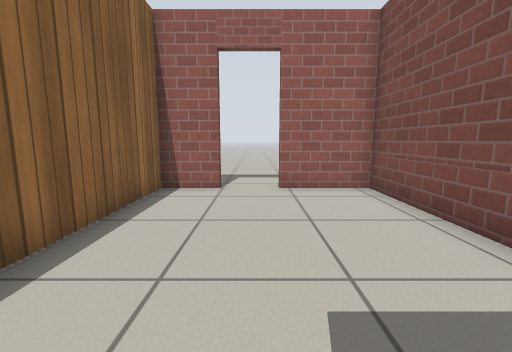
view 1 (above)

23 first-person views from a walk through a world built for the Gazebo simulator. The camera is 0.72 m above the floor, tilts 8° down and sees 90° across. The floor is counted in squares, 0.5 m on a side. Each view is taken from the middle of a square. On the plan, view 1 faces up. The plan holds only what a view shows up to about 13 squares ahead; the rest is blank. Simple patterns stand in for the simulator's built-in surfaces. Simple shapes stand in for some stock models.

view 2
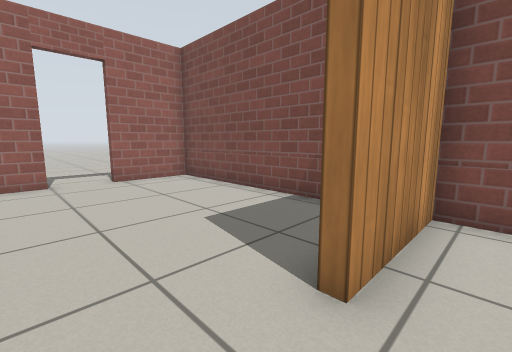

view 3
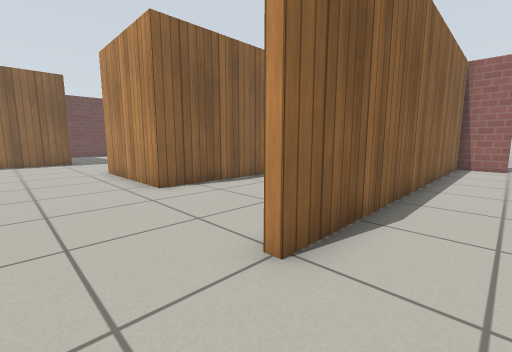

view 4
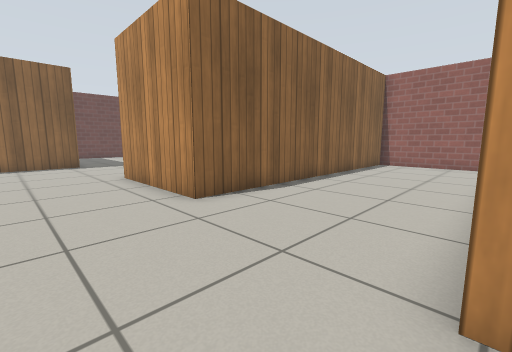

view 5
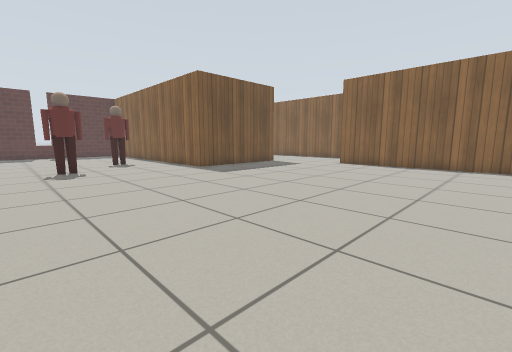

view 6
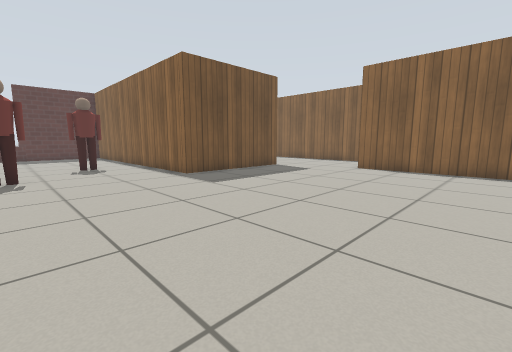

view 7
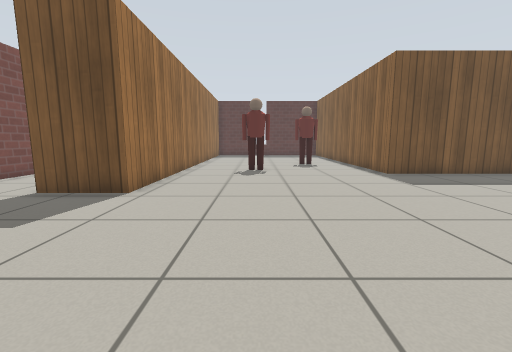

view 8
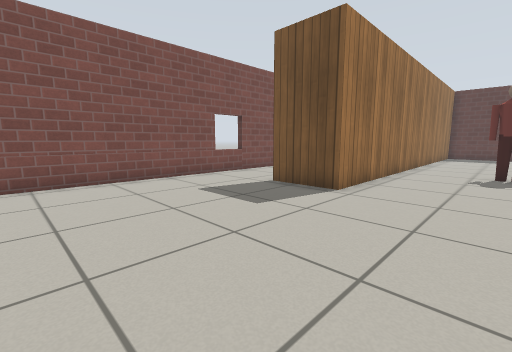

view 9
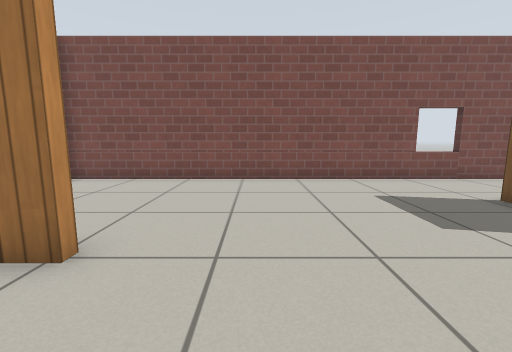

view 10
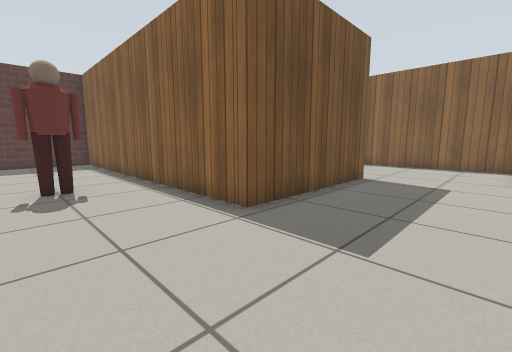

view 11
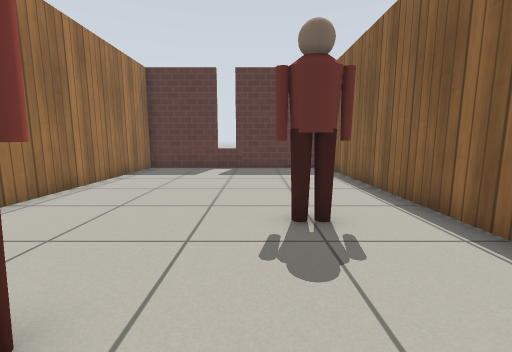

view 12
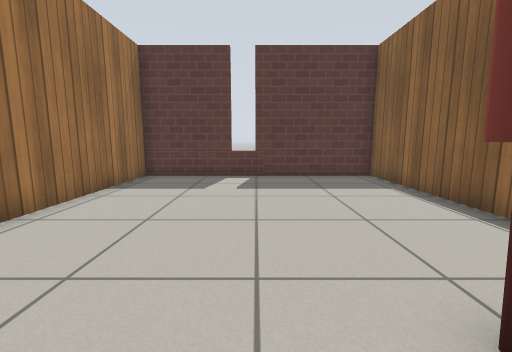

view 13
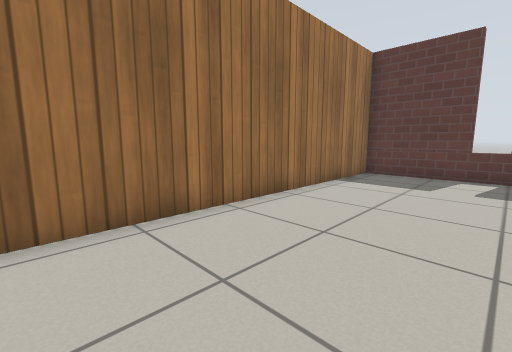

view 14
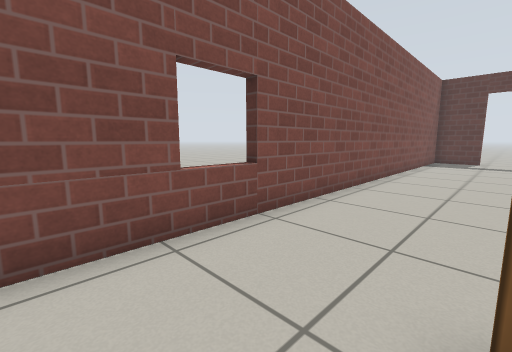

view 15
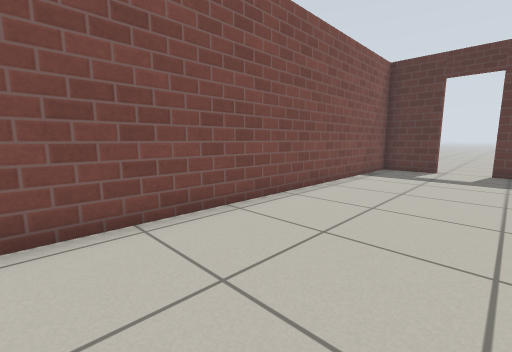

view 16
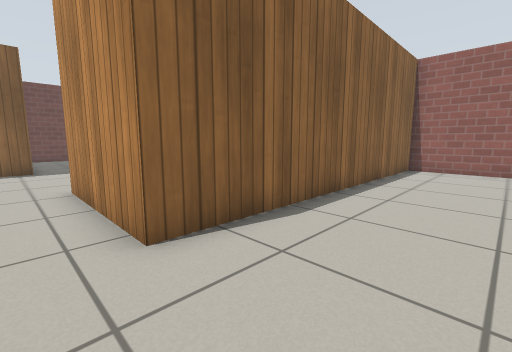

view 17
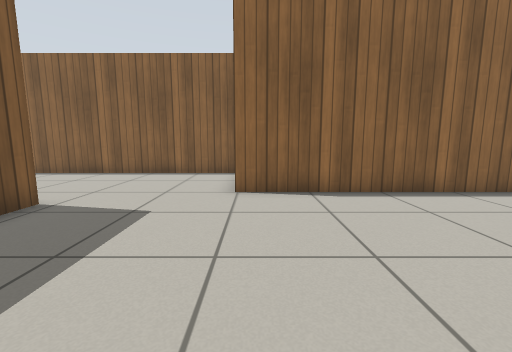

view 18
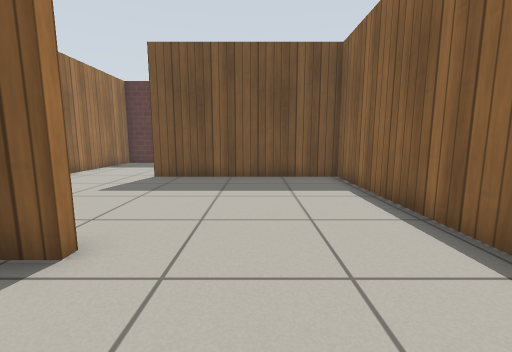

view 19
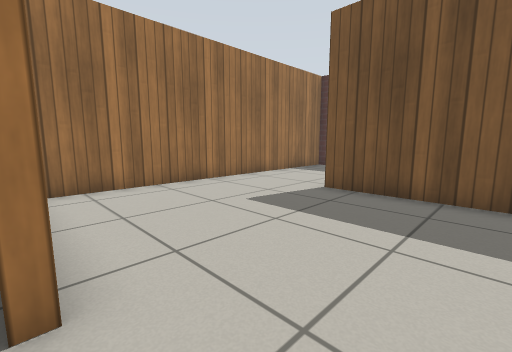

view 20
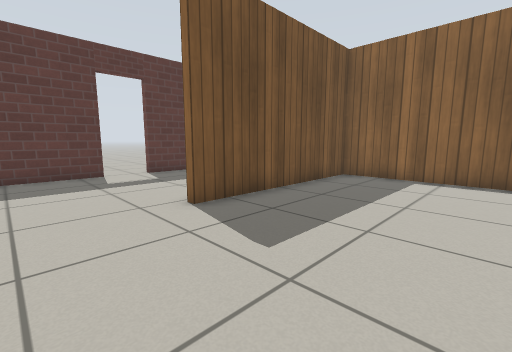

view 21
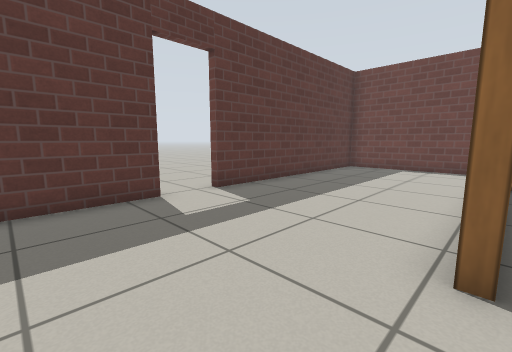

view 22
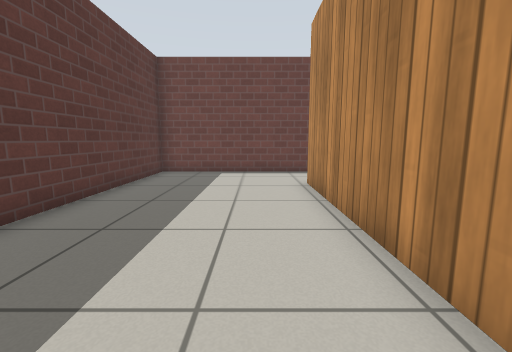

view 23
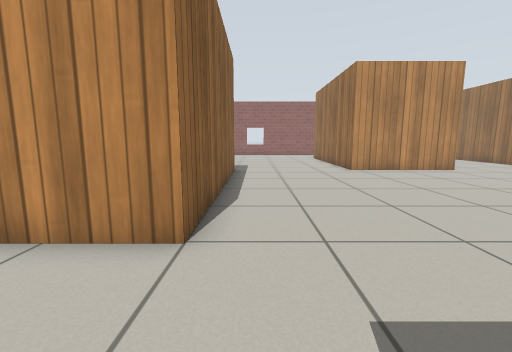

### Floor plan
Points are (right, up) in squares from view 1. A wall is a line through its corners. A room is listed if a view was taken in it or the views show most of it. See-through windows are left out.
Room 1 (view 1)
walls: (3.4, 1.1) (3.4, 7.6) (0.7, 7.6); (-1.1, 7.6) (-2.9, 7.6) (-2.9, -1.5)
ways out: opening at (-1, -1) to room 2; open door at (-0.5, 8)
Room 2 (views 2, 3, 4, 5, 6, 7, 8, 9, 10, 11, 12, 13, 14, 15, 16, 17, 18, 19, 23)
walls: (-17.8, -17.9) (-11.7, -17.9) (-11.7, -31.3) (-2.5, -31.3) (-2.5, -13.8) (0, -13.8); (-2.9, -1.5) (-2.9, -5.7) (-3.2, -5.7) (-3.2, -5); (-19, -5) (-19, -13.6) (-21.6, -13.6); (-23.2, -13.9) (-23.2, -18.6); (-1.1, -31.3) (-0.5, -31.3); (1.3, -31.3) (3.4, -31.3) (3.4, -1.1) (0, -1.1); (-4, 7.6) (-8.4, 7.6) (-8.4, -4.7) (-13.4, -4.7)
low walls: (0, -13.8) (0, -14.3)
ways out: opening at (-1, -1) to room 1; opening at (-20, -18) to room 3; opening at (-16, -5.8); opening at (0.5, -31)
objects: person (-9, -23) to (-9, -22); person (-6, -20) to (-6, -19)
Room 3 (view 20)
walls: (-23.2, -18.6) (-23.2, -25) (-16, -25); (-12, -24.5) (-12, -18.6)
ways out: opening at (-20, -18) to room 2; opening at (-14.5, -25) to room 4
Room 4 (views 21, 22)
walls: (-16.5, -25.3) (-23.6, -25.3); (-16, -25) (-16, -25.4); (-15.9, -31.3) (-12.9, -31.3); (-12, -29) (-12, -24.5); (-26.7, -25.6) (-26.7, -31.3) (-17.6, -31.3)
ways out: opening at (-14.5, -25) to room 3; opening at (-25, -26); open door at (-16.7, -31.3)

Positions as (right, up) in squares from view 1, and headings:
1: (0, 0), facing up
2: (-2, -2), facing up-right
3: (-1, -8), facing up-left
4: (-3, -8), facing up-left
5: (-4, -6), facing down-left
6: (-6, -8), facing down-left
7: (-6, -7), facing down
8: (-6, -7), facing down-right
9: (-6, -8), facing right
10: (-8, -14), facing down-left
11: (-8, -18), facing down
12: (-7, -21), facing down
13: (-7, -20), facing down-right
14: (0, -12), facing down-right
15: (-1, -18), facing down-right
16: (-5, -6), facing up-left
17: (-12, -13), facing left
18: (-20, -15), facing down
19: (-20, -18), facing down-right
20: (-13, -20), facing down-left
21: (-13, -25), facing down-left
22: (-15, -27), facing left
23: (-18, -17), facing up
